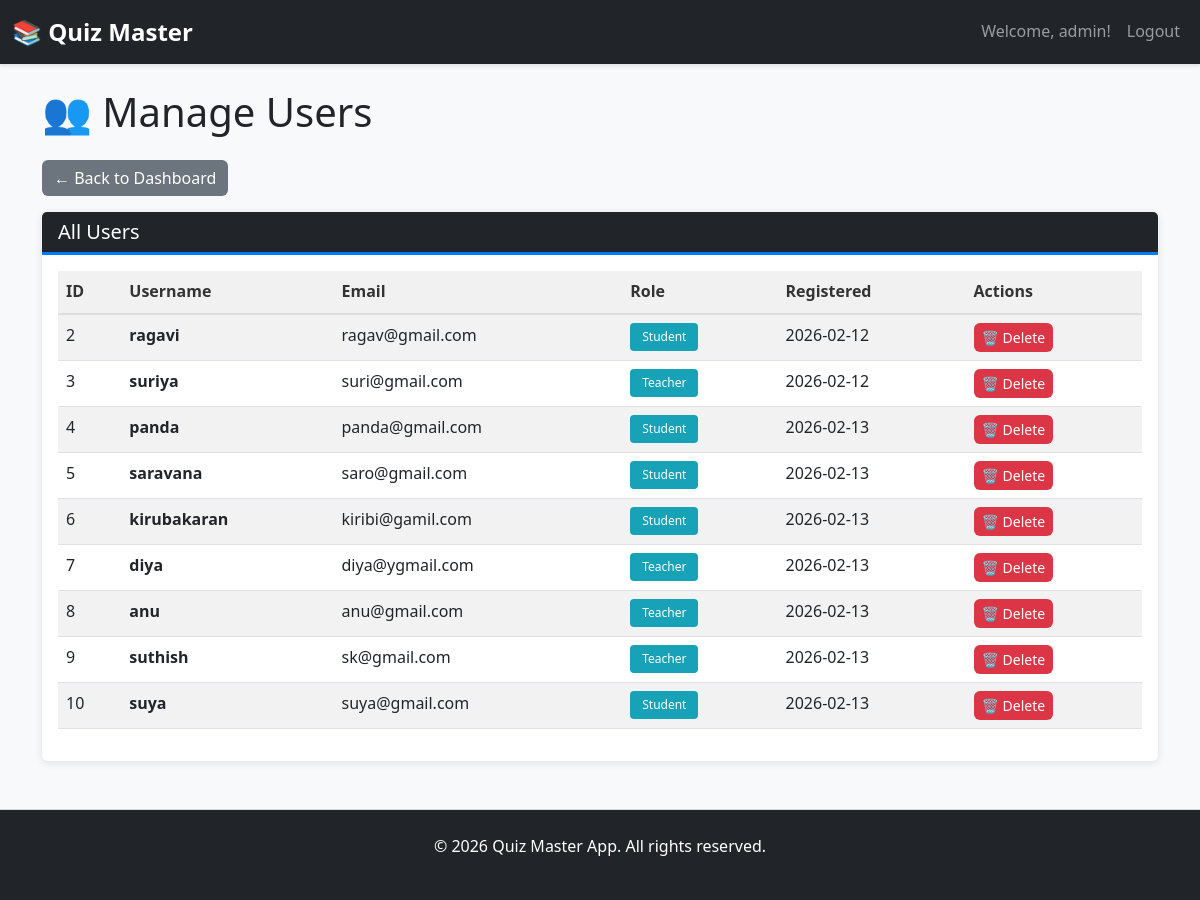
The app's page /admin/users (signed in) with its own data.
### controller/models.py (models this page shows, shortened)
class User(db.Model):
    id = db.Column(db.Integer, primary_key=True)
    username = db.Column(db.String(100), unique=True, nullable=False)
    email = db.Column(db.String(100), unique=True, nullable=False)
    password = db.Column(db.String(200), nullable=False)
    created_at = db.Column(db.DateTime, default=datetime.utcnow)
    roles = db.relationship('Role', secondary=user_role, backref='users')
    quizzes = db.relationship('Quiz', backref='teacher', lazy=True, foreign_keys='Quiz.teacher_id')
    student_answers = db.relationship('StudentAnswer', backref='student', lazy=True)
    def get_role_name(self):
        if self.roles:
            return self.roles[0].rolename
        return None

class Role(db.Model):
    id = db.Column(db.Integer, primary_key=True)
    rolename = db.Column(db.String(50), unique=True)

### app.py (the view)
@app.route('/admin/users')
@role_required('Admin')
def admin_users():
    users = User.query.all()
    return render_template('admin_users.html', users=users)

### app.py (called while the page is built)
def role_required(role_name):
    def decorator(f):
        @wraps(f)
        def decorated_function(*args, **kwargs):
            if 'user_id' not in session:
                flash('Please login first', 'warning')
                return redirect(url_for('login'))
            user = User.query.get(session['user_id'])
            if not user or user.get_role_name() != role_name:
                flash('Access denied', 'danger')
                return redirect(url_for('login'))
            return f(*args, **kwargs)
        return decorated_function
    return decorator

### templates/admin_users.html (shortened to what this page needs)
{% extends "base.html" %}
{% block content %}
<h1 class="mb-4">👥 Manage Users</h1>
<a href="{{ url_for('admin_dashboard') }}" class="btn btn-secondary mb-3">← Back to Dashboard</a>
<div class="card">
    <div class="card-header bg-dark text-white">
        <h5 class="mb-0">All Users</h5>
    </div>
    <div class="card-body">
        {% if users %}
        <div class="table-responsive">
            <table class="table table-striped table-hover">
                <thead class="table-dark">
                    <tr>
                        <th>ID</th>
                        <th>Username</th>
                        <th>Email</th>
                        <th>Role</th>
                        <th>Registered</th>
                        <th>Actions</th>
                    </tr>
                </thead>
                <tbody>
                    {% for user in users %}
                    {% if user.id != 1 %}
                    <tr>
                        <td>{{ user.id }}</td>
                        <td><strong>{{ user.username }}</strong></td>
                        <td>{{ user.email }}</td>
                        <td>
                            {% if user.get_role_name() %}
                            <span class="badge bg-info">{{ user.get_role_name() }}</span>
                            {% endif %}
                        </td>
                        <td>{{ user.created_at.strftime('%Y-%m-%d') if user.created_at else 'N/A' }}</td>
                        <td>
                            <form method="POST" action="{{ url_for('delete_user', user_id=user.id) }}" style="display:inline;" onsubmit="return confirm('Are you sure you want to delete this user?');">
                                <button type="submit" class="btn btn-danger btn-sm">🗑️ Delete</button>
                            </form>
                        </td>
                    </tr>
                    {% endif %}
                    {% endfor %}
                </tbody>
            </table>
        </div>
        {% else %}
        <p class="text-muted text-center py-4">No users found.</p>
        {% endif %}
    </div>
</div>
{% endblock %}

### static/css/style.css (style rules this page uses)
:root { --primary-color: #007bff; --success-color: #28a745; --warning-color: #ffc107; --danger-color: #dc3545; --info-color: #17a2b8; --dark-color: #343a40; }
* { margin: 0; padding: 0; box-sizing: border-box; }
body { background-color: #f8f9fa; font-family: 'Segoe UI', Tahoma, Geneva, Verdana, sans-serif; line-height: 1.6; }
.card { border: none; box-shadow: 0 2px 8px rgba(0,0,0,0.1); margin-bottom: 1.5rem; transition: transform 0.3s ease, box-shadow 0.3s ease; }
.card-header { border-bottom: 3px solid var(--primary-color); font-weight: 600; }
.btn { border-radius: 6px; font-weight: 500; transition: all 0.3s ease; border: none; }
.btn-danger { background-color: var(--danger-color); }
.table { background-color: white; }
.table thead th { background-color: #f1f1f1; border-bottom: 2px solid #ddd; font-weight: 600; color: #333; }
.badge { padding: 0.5rem 0.75rem; border-radius: 4px; font-weight: 500; }
.bg-info { background-color: var(--info-color) !important; }
.card, .alert { animation: fadeIn 0.3s ease-out; }

### records on screen
User: id "2", username "ragavi", email "ragav@gmail.com", get_role_name "Student", created_at "2026-02-12"
User: id "3", username "suriya", email "suri@gmail.com", get_role_name "Teacher", created_at "2026-02-12"
User: id "4", username "panda", email "panda@gmail.com", get_role_name "Student", created_at "2026-02-13"
User: id "5", username "saravana", email "saro@gmail.com", get_role_name "Student", created_at "2026-02-13"
User: id "6", username "kirubakaran", email "kiribi@gamil.com", get_role_name "Student", created_at "2026-02-13"
User: id "7", username "diya", email "diya@ygmail.com", get_role_name "Teacher", created_at "2026-02-13"
User: id "8", username "anu", email "anu@gmail.com", get_role_name "Teacher", created_at "2026-02-13"
User: id "9", username "suthish", email "sk@gmail.com", get_role_name "Teacher", created_at "2026-02-13"
User: id "10", username "suya", email "suya@gmail.com", get_role_name "Student", created_at "2026-02-13"

### other values on screen
{{ session.username }} "admin"
